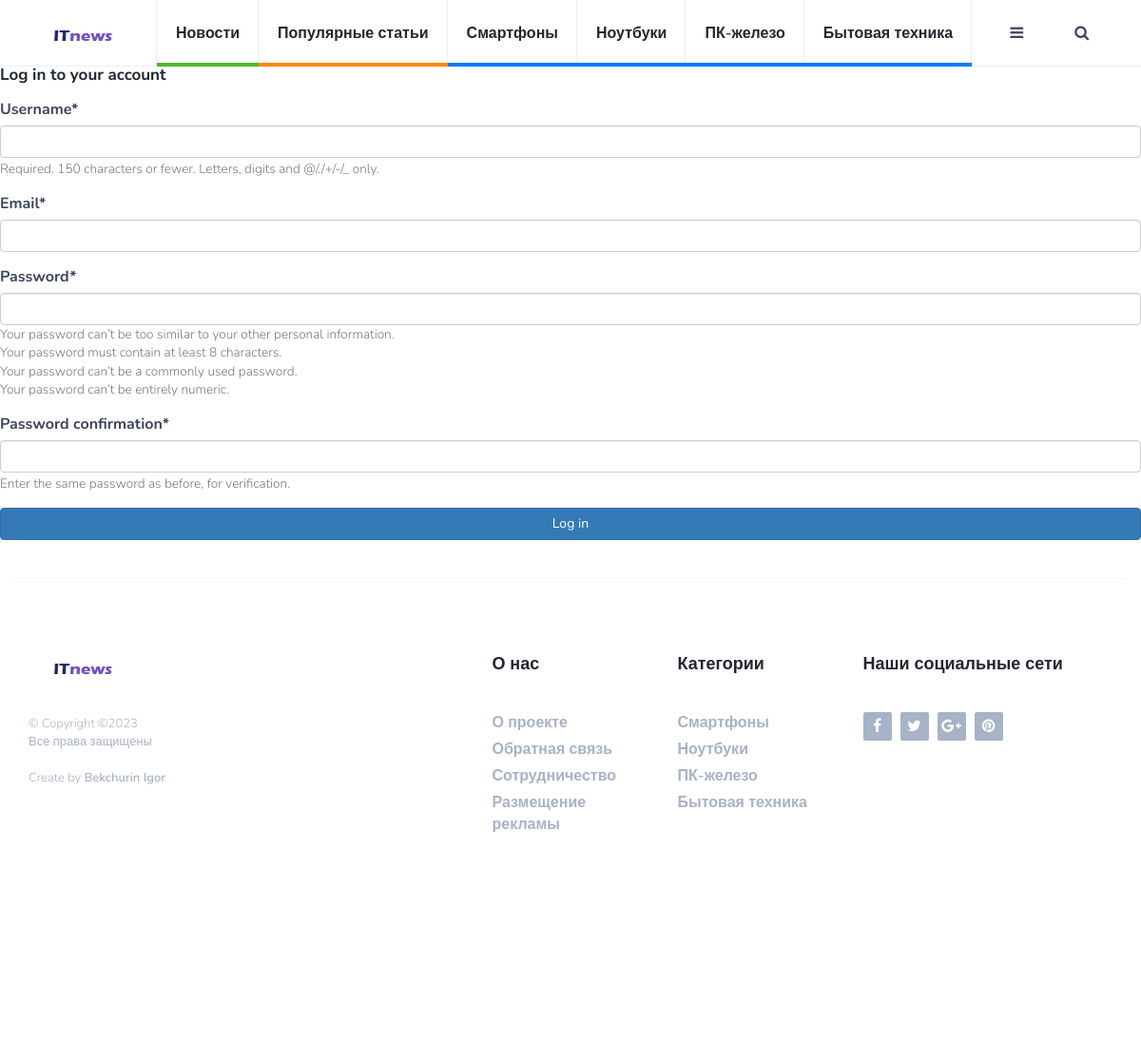
The page /users/register/ on the database its author committed.
### news/models.py (models this page shows, shortened)
class Category(MPTTModel):
    title = models.CharField(max_length=50, unique=True, verbose_name='Название')
    parent = TreeForeignKey('self', on_delete=models.PROTECT, null=True, blank=True, related_name='children',
                            db_index=True, verbose_name='Родительская категория')
    slug = models.SlugField()
    class MPTTMeta:
        order_insertion_by = ['title']
    class Meta:
        unique_together = [['parent', 'slug']]
        verbose_name = 'Категория'
        verbose_name_plural = 'Категории'
    def get_absolute_url(self):
        return reverse('postbycategory', kwargs={'slug': self.slug})

### users/views.py (the view, shortened to what this page needs)
# urls.py: path('register/', Register.as_view(), name='register')
class Register(View):
    template_name = 'registration/register.html'
    def get(self, request):
        form = UserCreationForm()
        return render(request, self.template_name, {'form': form})

### users/forms.py
class UserCreationForm(UserCreationForm):
    email = forms.EmailField(label='Email', max_length=200, widget=forms.EmailInput(attrs={'autocomplete': "email"}))
    class Meta(UserCreationForm.Meta):
      model = User
      fields = ('username', 'email')

### news/models.py (called while the page is built)
    def get_absolute_url(self):
        return reverse('post_detail', kwargs={'slug': self.slug})

### news/templatetags/last_news.py (called while the page is built)
@register.simple_tag()
def get_last_post():
    last_post = Post.objects.order_by("-created_at")[0:2]
    return last_post

### news/templatetags/news_tags.py (called while the page is built)
@register.simple_tag()
def get_category():
    cats = Category.objects.all()
    return cats

### templates/registration/register.html (shortened to what this page needs)
{% extends  'base.html' %}
{% load crispy_forms_tags %}
{% block main %}
<div class="card">
<div class="card-body">
<h4 class="card-title">Log in to your account</h4>
<form action="{% url 'register' %}" method="post">
{{ form|crispy }}
<button type="submit" class="btn btn-primary btn-block">Log in</button>
</form>
</div>
</div>
{% endblock %}

### templates/header.html (shortened to what this page needs)
{% load static %}
{% load news_tags %}
{% load last_news %}
{% get_category as categories %}
<header id="header">
    <div id="nav">
        <div id="nav-fixed">
            <div class="container">
                <div class="nav-logo">
                    <a href="{% url 'home' %}" class="logo"><img src="{% static 'img/logo.png' %}" alt=""></a>
                </div>
                <ul class="nav-menu nav navbar-nav">
                    <li class="cat-1"><a href="{% url 'post_list' %}">Новости</a></li>
                    <li class="cat-2"><a href="{% url 'popular_post_list' %}">Популярные статьи</a></li>
                    {% for c in categories %}
                        <li class="cat-3"><a href="{{ c.get_absolute_url }}">{{c.title}}</a></li>
                    {% endfor %}
                </ul>
                <div class="nav-btns">
                    <button class="aside-btn"><i class="fa fa-bars"></i></button>
                    <button class="search-btn"><i class="fa fa-search"></i></button>
                </div>
            </div>
        </div>
    </div>
</header>

### templates/footer.html (shortened to what this page needs)
{% load news_tags %}
{% get_category as categories %}
<footer id="footer">
    <div class="container">
        <div class="row">
            <div class="col-md-5">
                <div class="footer-widget">
                    <div class="footer-logo">
                        <a href="index.html" class="logo"><img src="./img/logo.png" alt=""></a>
                    </div>
                    <div class="footer-copyright">
                        <span>&copy;
Copyright &copy;<script>document.write(new Date().getFullYear());</script>
<p>Все права защищены</p>
<p>Create by <a href="/" target="_blank">Bekchurin Igor</a></p>
</span>
                    </div>
                </div>
            </div>
            <div class="col-md-4">
                <div class="row">
                    <div class="col-md-6">
                        <div class="footer-widget">
                            <h3 class="footer-title">О нас</h3>
                            <ul class="footer-links">
                                <li><a href="about.html">О проекте</a></li>
                                <li><a href="contact.html">Обратная связь</a></li>
                                <li><a href="#">Сотрудничество</a></li>
                                <li><a href="contact.html">Размещение рекламы</a></li>
                            </ul>
                        </div>
                    </div>
                    <div class="col-md-6">
                        <div class="footer-widget">
                            <h3 class="footer-title">Категории</h3>
                            <ul class="footer-links">
                                {% for c in categories %}
                                <li><a href="{{ c.get_absolute_url }}">{{c.title}}</a></li>
                                {% endfor %}
                            </ul>
                        </div>
                    </div>
                </div>
            </div>
            <div class="col-md-3">
                <div class="footer-widget">
                    <h3 class="footer-title">Наши социальные сети</h3>
                    <ul class="footer-social">
                        <li><a href="#"><i class="fa fa-facebook"></i></a></li>
                        <li><a href="#"><i class="fa fa-twitter"></i></a></li>
                        <li><a href="#"><i class="fa fa-google-plus"></i></a></li>
                        <li><a href="#"><i class="fa fa-pinterest"></i></a></li>
                    </ul>
                </div>
            </div>
        </div>
    </div>
</footer>

### static/css/style.css (style rules this page uses)
body { font-family: 'Nunito', sans-serif; font-size: 16px; font-weight: 300; color: #3d455c; margin: 0; padding: 0; overflow-x: hidden; }
h1, h2, h3, h4, h5, h6 { font-family: 'Nunito Sans', sans-serif; font-weight: 700; color: #212631; margin: 0px 0px 15px; }
h3 { font-size: 20px; }
h4 { font-size: 17px; }
a { font-weight: 600; color: #212631; text-decoration: none; }
p { margin: 0px 0px 20px; }
ul,ol { margin: 0; padding: 0; list-style: none }
#nav { height: 70px; }
#nav:after { content: ""; position: fixed; left: 0; right: 0; bottom: 0; top: 0; background-color: rgba(33, 38, 49, 0.5); z-index: 90; opacity: 0; visibility: hidden; -webkit-transition: 0.2s all; transition: 0.2s all; }
#nav-fixed { position: fixed; left: 0; right: 0; top: 0; z-index: 90; background-color: #FFF; -webkit-box-shadow: 0px -1px 0px 0px #eceef2 inset; box-shadow: 0px -1px 0px 0px #eceef2 inset; }
#nav .container { position: relative; }
.nav-logo { float:left; }
.nav-logo .logo { line-height: 70px; display:inline-block; }
.nav-logo .logo > img { width: 100%; max-height: 70px; }
.nav-menu { margin-left: 20px; }
.nav-menu li a { position: relative; padding: 25px 20px; -webkit-box-shadow: -1px 0px 0px 0px #eceef2 inset; box-shadow: -1px 0px 0px 0px #eceef2 inset; -webkit-transition: 0.2s color; transition: 0.2s color; }
.nav-menu li:first-child a { border-left: 1px solid #eceef2; }
.nav-menu li a:after { content: ''; position: absolute; left: 0; right: 0; bottom: 0px; width: 100%; height: 4px; -webkit-transition: 0.2s width; transition: 0.2s width; }
.nav-menu li.cat-1 a:after { background-color: #4BB92F; }
.nav-menu li.cat-2 a:after { background-color: #ff8700; }
.nav-menu li.cat-3 a:after { background-color: #0078ff; }
.nav-btns { float:right; }
.nav-btns > button { padding: 25px 25px; border: none; line-height: 20px; background: transparent; }
#footer { padding-bottom: 40px; margin-top: 40px; }
#footer .container { padding-top: 80px; border-top: 1px solid #F4f4f9; }
.footer-widget { margin-bottom: 40px; }
.footer-widget .footer-title { margin-bottom: 40px; font-size: 18px; }
.footer-widget a { color: #a7b3c6; -webkit-transition: 0.2s color; transition: 0.2s color; }
.footer-logo { margin-bottom: 40px; }
.footer-links li + li { margin-top: 5px; }
.footer-copyright { margin-top: 20px; color: #a7b3c6; font-size: 13px; }
.footer-social { margin-top: 20px; }
.footer-social li { display: inline-block; margin-right: 5px; }
.footer-social li > a { display: block; width: 30px; height: 30px; line-height: 30px; text-align: center; background-color: #a7b3c6; color: #FFF; border-radius: 2px; -webkit-transition: 0.2s opacity; transition: 0.2s opacity; }

### rows shown on the page
Category: title "Смартфоны"
Category: title "Ноутбуки"
Category: title "ПК-железо"
Category: title "Бытовая техника"
